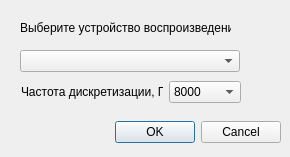
<?xml version="1.0" encoding="UTF-8"?>
<ui version="4.0">
 <class>DialogChoiceAudio</class>
 <widget class="QDialog" name="DialogChoiceAudio">
  <property name="geometry">
   <rect>
    <x>0</x>
    <y>0</y>
    <width>290</width>
    <height>157</height>
   </rect>
  </property>
  <property name="minimumSize">
   <size>
    <width>290</width>
    <height>157</height>
   </size>
  </property>
  <property name="maximumSize">
   <size>
    <width>290</width>
    <height>157</height>
   </size>
  </property>
  <property name="windowTitle">
   <string>Выбор устройства воспроизведения</string>
  </property>
  <widget class="QDialogButtonBox" name="buttonBox">
   <property name="geometry">
    <rect>
     <x>70</x>
     <y>120</y>
     <width>211</width>
     <height>25</height>
    </rect>
   </property>
   <property name="sizePolicy">
    <sizepolicy hsizetype="Expanding" vsizetype="Preferred">
     <horstretch>0</horstretch>
     <verstretch>0</verstretch>
    </sizepolicy>
   </property>
   <property name="orientation">
    <enum>Qt::Horizontal</enum>
   </property>
   <property name="standardButtons">
    <set>QDialogButtonBox::Cancel|QDialogButtonBox::Ok</set>
   </property>
  </widget>
  <widget class="QComboBox" name="m_comboBoxAudioOutput">
   <property name="geometry">
    <rect>
     <x>20</x>
     <y>50</y>
     <width>220</width>
     <height>22</height>
    </rect>
   </property>
  </widget>
  <widget class="QLabel" name="m_labelChoiceAudio">
   <property name="geometry">
    <rect>
     <x>20</x>
     <y>20</y>
     <width>211</width>
     <height>16</height>
    </rect>
   </property>
   <property name="text">
    <string>Выберите устройство воспроизведения:</string>
   </property>
  </widget>
  <widget class="QWidget" name="">
   <property name="geometry">
    <rect>
     <x>21</x>
     <y>81</y>
     <width>220</width>
     <height>22</height>
    </rect>
   </property>
   <layout class="QHBoxLayout" name="horizontalLayout">
    <item>
     <widget class="QLabel" name="m_labelFreq">
      <property name="text">
       <string>Частота дискретизации, Гц:</string>
      </property>
     </widget>
    </item>
    <item>
     <widget class="QComboBox" name="m_comboBoxFreq">
      <property name="currentText">
       <string>8000</string>
      </property>
      <property name="currentIndex">
       <number>0</number>
      </property>
      <item>
       <property name="text">
        <string>8000</string>
       </property>
      </item>
      <item>
       <property name="text">
        <string>11025</string>
       </property>
      </item>
      <item>
       <property name="text">
        <string>16000</string>
       </property>
      </item>
      <item>
       <property name="text">
        <string>22050</string>
       </property>
      </item>
      <item>
       <property name="text">
        <string>32000</string>
       </property>
      </item>
      <item>
       <property name="text">
        <string>44100</string>
       </property>
      </item>
      <item>
       <property name="text">
        <string>48000</string>
       </property>
      </item>
      <item>
       <property name="text">
        <string>88200</string>
       </property>
      </item>
      <item>
       <property name="text">
        <string>96000</string>
       </property>
      </item>
      <item>
       <property name="text">
        <string>176400</string>
       </property>
      </item>
      <item>
       <property name="text">
        <string>192000</string>
       </property>
      </item>
      <item>
       <property name="text">
        <string>352800</string>
       </property>
      </item>
      <item>
       <property name="text">
        <string>384000</string>
       </property>
      </item>
     </widget>
    </item>
   </layout>
  </widget>
 </widget>
 <resources/>
 <connections>
  <connection>
   <sender>buttonBox</sender>
   <signal>accepted()</signal>
   <receiver>DialogChoiceAudio</receiver>
   <slot>accept()</slot>
   <hints>
    <hint type="sourcelabel">
     <x>248</x>
     <y>254</y>
    </hint>
    <hint type="destinationlabel">
     <x>157</x>
     <y>274</y>
    </hint>
   </hints>
  </connection>
  <connection>
   <sender>buttonBox</sender>
   <signal>rejected()</signal>
   <receiver>DialogChoiceAudio</receiver>
   <slot>reject()</slot>
   <hints>
    <hint type="sourcelabel">
     <x>316</x>
     <y>260</y>
    </hint>
    <hint type="destinationlabel">
     <x>286</x>
     <y>274</y>
    </hint>
   </hints>
  </connection>
 </connections>
</ui>
